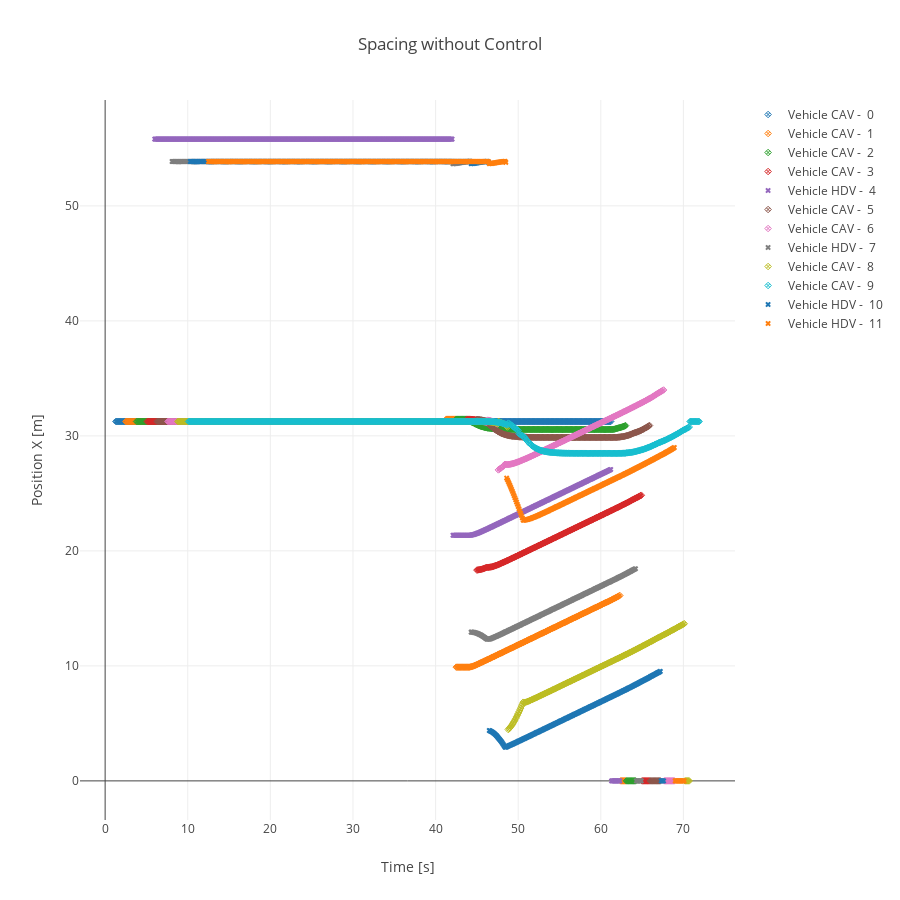

The notebook cell saved with this chart:
### Code cell
layout = go.Layout(
    title = 'Spacing without Control',
    yaxis = dict(
        title = 'Position X [m]'
    ),
    xaxis = dict(
        title = 'Time [s]'
    ),
    width = 900, 
    height = 900,
)

def trace_space_vehicle(traj_type, v_id, vtype):
    """
        Plot trace single vehicle
    """
    symboltype = {'CAV': 'diamond-x-open', 'HDV': 'x'}
    
    trace = go.Scatter(
        x = traj_type['ti'],
        y = traj_type['spc'],
        mode = 'markers',
        name = f'Vehicle {vtype} -  {v_id}',
        marker = dict(
            size = 5,
            symbol = symboltype[vtype]
        )
    )
    
    return trace
        
def update_space_plot(vtype):
    
    traj_type = trajDf[trajDf.type.isin(vtype)]
    traj_id = traj_type.id.unique()
    
    data = [] 
    
    for v in traj_id:    
        traj_veh = traj_type[traj_type.id == v]
        veh_type = traj_veh.type.unique()[0]
        trace_i = trace_space_vehicle(traj_veh, v, veh_type)
        data.append(trace_i)

    fig = go.Figure(data = data, layout = layout)
    iplot(fig)
    
#widgets.interactive(update_space_plot, vtype=veh_type_wgt)
update_space_plot(veh_type_wgt.value)

### Figure 1 — Plotly figure (JSON) as saved in the notebook; plotly's stock layout.template omitted (floating-point values rounded to 4 significant figures; data arrays with more than 128 entries replaced by an {"elided": "..."} marker saying what was removed)
{"data": [{"marker": {"size": 5, "symbol": "diamond-x-open"}, "mode": "markers", "name": "Vehicle CAV -  0", "type": "scatter", "uid": "df5a52", "x": {"elided": "600 float values"}, "y": {"elided": "600 float values"}}, {"marker": {"size": 5, "symbol": "diamond-x-open"}, "mode": "markers", "name": "Vehicle CAV -  1", "type": "scatter", "uid": "f79b3e", "x": {"elided": "606 float values"}, "y": {"elided": "606 float values"}}, {"marker": {"size": 5, "symbol": "diamond-x-open"}, "mode": "markers", "name": "Vehicle CAV -  2", "type": "scatter", "uid": "1e2ca0", "x": {"elided": "605 float values"}, "y": {"elided": "605 float values"}}, {"marker": {"size": 5, "symbol": "diamond-x-open"}, "mode": "markers", "name": "Vehicle CAV -  3", "type": "scatter", "uid": "75a9a6", "x": {"elided": "609 float values"}, "y": {"elided": "609 float values"}}, {"marker": {"size": 5, "symbol": "x"}, "mode": "markers", "name": "Vehicle HDV -  4", "type": "scatter", "uid": "e92759", "x": {"elided": "564 float values"}, "y": {"elided": "564 float values"}}, {"marker": {"size": 5, "symbol": "diamond-x-open"}, "mode": "markers", "name": "Vehicle CAV -  5", "type": "scatter", "uid": "339a05", "x": {"elided": "610 float values"}, "y": {"elided": "610 float values"}}, {"marker": {"size": 5, "symbol": "diamond-x-open"}, "mode": "markers", "name": "Vehicle CAV -  6", "type": "scatter", "uid": "515306", "x": {"elided": "614 float values"}, "y": {"elided": "614 float values"}}, {"marker": {"size": 5, "symbol": "x"}, "mode": "markers", "name": "Vehicle HDV -  7", "type": "scatter", "uid": "d64005", "x": {"elided": "569 float values"}, "y": {"elided": "569 float values"}}, {"marker": {"size": 5, "symbol": "diamond-x-open"}, "mode": "markers", "name": "Vehicle CAV -  8", "type": "scatter", "uid": "fcf6e6", "x": {"elided": "620 float values"}, "y": {"elided": "620 float values"}}, {"marker": {"size": 5, "symbol": "diamond-x-open"}, "mode": "markers", "name": "Vehicle CAV -  9", "type": "scatter", "uid": "8535de", "x": {"elided": "619 float values"}, "y": {"elided": "619 float values"}}, {"marker": {"size": 5, "symbol": "x"}, "mode": "markers", "name": "Vehicle HDV -  10", "type": "scatter", "uid": "1c17ee", "x": {"elided": "574 float values"}, "y": {"elided": "574 float values"}}, {"marker": {"size": 5, "symbol": "x"}, "mode": "markers", "name": "Vehicle HDV -  11", "type": "scatter", "uid": "1c73b7", "x": {"elided": "577 float values"}, "y": {"elided": "577 float values"}}], "layout": {"height": 900, "title": "Spacing without Control", "width": 900, "xaxis": {"autorange": true, "range": [-3.05, 76.25], "title": "Time [s]", "type": "linear"}, "yaxis": {"autorange": true, "range": [-3.402, 59.21], "title": "Position X [m]", "type": "linear"}}}
